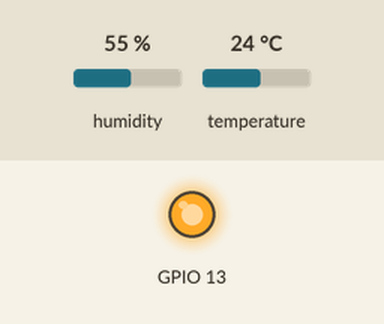
This sketch was run on a simulated ESP32. Shown: output pins drawn as LEDs (lit = HIGH). The test bench sets the inputs (shaded band); at power-on: humidity 55 %, temperature 24 °C. WiFi joins after 1.5 s; servers stay silent unless stated; random numbers use the default seed unless the sketch sets one; no MQTT or app messages arrive unless stated; what the sketch prints to the serial monitor is not drawn.

Above: at 1.0 s.
At 5.6 s:
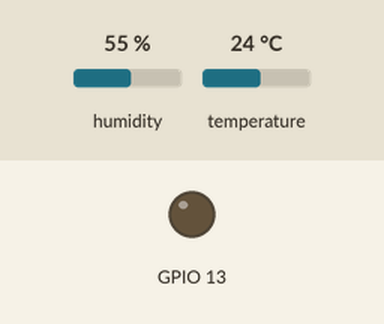
Timing chart, 0 to 7.0 s (numbered marks = the images above):
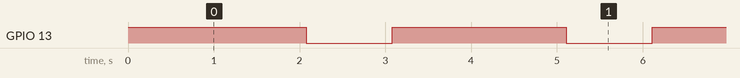

Measured:
- by itself, GPIO 13: alternates HIGH for 2.0 s and LOW for 1.0 s

The sketch:

02LightSleepDHT11MQTT.ino
```cpp
#include <WiFi.h>
#include <SimpleDHT.h>
#include <PubSubClient.h>
WiFiClient WifiClient;
PubSubClient MQTTClient(WifiClient);
int pinDHT11 = 4;
SimpleDHT11 dht11(pinDHT11);

char STA_SSID[] = "SSID";
char STA_PASS[] = "Password";

char* MQTTServer = "mqttgo.io";//免註冊MQTT伺服器
int MQTTPort = 1883;//MQTT Port
//推播主題1:推播溫度(記得改Topic)
char* MQTTPubTopic1 = "YourTopic/class205/temp";
//推播主題2:推播濕度(記得改Topic)
char* MQTTPubTopic2 = "YourTopic/class205/humi";

#define TIME_TO_SLEEP  10        /* Time ESP32 will go to sleep (in seconds) */
//使用一般記憶體紀錄喚醒次數
int MemeryBootCount = 0;

void setup() {
  Serial.begin(115200);
  pinMode(13, OUTPUT);
  digitalWrite(13, HIGH);
  //定義喚醒時間
  esp_sleep_enable_timer_wakeup(TIME_TO_SLEEP * 1000 * 1000);
}

void loop() {
  Serial.println("MemeryBootCount = " + String(MemeryBootCount++));
  digitalWrite(13, HIGH);
  //開啟網路
  enableWiFi();
  //連線MQTT
  MQTTConnecte();
  //讀取溫濕度
  byte temperature = 0;
  byte humidity = 0;
  ReadDHT(&temperature, &humidity);
  // ------ 將DHT11溫度送到MQTT主題 ------

MQTTClient.publish(MQTTPubTopic1, String(temperature).c_str());
MQTTClient.publish(MQTTPubTopic2, String(humidity).c_str());
  Serial.println("溫溼度已推播到MQTT Broker");
  delay(500);//等候上傳完畢

  Serial.println("工作完成，進入輕度睡眠");
  disableWiFi();
  digitalWrite(13, LOW);
  esp_light_sleep_start();
  //印出喚醒原因
  print_wakeup_reason();
  //印出喚醒次數
}

void disableWiFi() {
  WiFi.disconnect(true);  // Disconnect from the network
  WiFi.mode(WIFI_OFF);    // Switch WiFi off

  Serial.println("");
  Serial.println("網路關閉");
}

void enableWiFi() {
  Serial.println("開始連線");
  WiFi.begin(STA_SSID, STA_PASS);
  while (WiFi.status() != WL_CONNECTED) {
    delay(500);
    Serial.print(".");
  }
  Serial.println("");
  Serial.print("WiFi connected,IP address:"); Serial.println(WiFi.localIP());
}

//印出喚醒原因
void print_wakeup_reason() {
  esp_sleep_wakeup_cause_t wakeup_reason = esp_sleep_get_wakeup_cause();
  Serial.println("-------------------------");
  Serial.print("喚醒原因：");
  switch (wakeup_reason) {
    case ESP_SLEEP_WAKEUP_EXT0 : Serial.println("RTC腳位喚醒"); break;
    case ESP_SLEEP_WAKEUP_EXT1 : Serial.println("RTC控制喚醒"); break;
    case ESP_SLEEP_WAKEUP_TIMER : Serial.println("定時喚醒"); break;
    case ESP_SLEEP_WAKEUP_TOUCHPAD : Serial.println("觸控喚醒"); break;
    case ESP_SLEEP_WAKEUP_ULP : Serial.println("協同CPU喚醒"); break;
    default : Serial.printf("其他原因喚醒 %d\n", wakeup_reason); break;
  }
}

//開始MQTT連線
void MQTTConnecte() {
  MQTTClient.setServer(MQTTServer, MQTTPort);
  while (!MQTTClient.connected()) {
    //以亂數為ClietID
    String  MQTTClientid = "esp32-" + String(random(1000000, 9999999));
    if (MQTTClient.connect(MQTTClientid.c_str(), "", "")) {
      //連結成功，顯示「已連線」。
      Serial.println("MQTT已連線");
    } else {
      //若連線不成功，則顯示錯誤訊息，並重新連線
      Serial.print("MQTT連線失敗,狀態碼=");
      Serial.println(MQTTClient.state());
      Serial.println("五秒後重新連線");
      delay(5000);
    }
  }
}

//讀取DHT11溫濕度
void ReadDHT(byte *temperature, byte *humidity) {
  int err = SimpleDHTErrSuccess;
  if ((err = dht11.read(temperature, humidity, NULL)) !=
      SimpleDHTErrSuccess) {
    Serial.print("讀取失敗,錯誤訊息=");
    Serial.print(SimpleDHTErrCode(err));
    Serial.print(",");
    Serial.println(SimpleDHTErrDuration(err));
    delay(1000);
    return;
  }
  Serial.print("DHT讀取成功：");
  Serial.print((int)*temperature);
  Serial.print(" *C, ");
  Serial.print((int)*humidity);
  Serial.println(" H");
}
```
